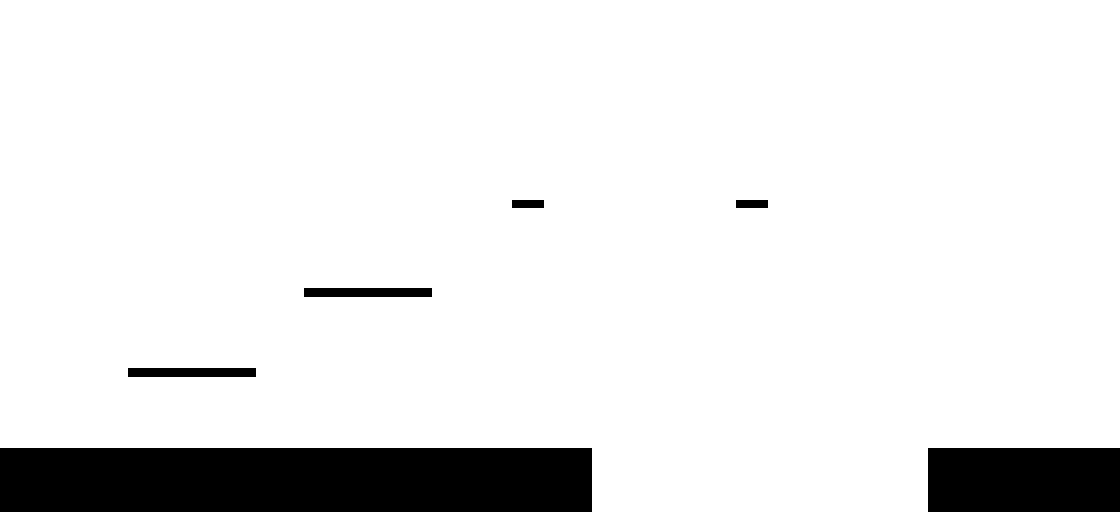

A level layout from a 2D game, rendered from its tile map. Below: a short description, then the map file with its tile-grid data intact:
An orthogonal 70x32 tile map with 16x16 px tiles, 1 tile layer (Tile Layer 1) and 10 objects (4x platform, 2x solid, 2x zombie, player, coin).

<map version="1.0" orientation="orthogonal" renderorder="right-down" width="70" height="32" tilewidth="16" tileheight="16" nextobjectid="30">
 <tileset firstgid="1" name="black_white_tileset" tilewidth="16" tileheight="16" tilecount="18" columns="6">
  <image source="black_white_tileset.png" width="96" height="48" />
 </tileset>
 <layer name="Tile Layer 1" width="70" height="32">
  <data encoding="csv">
11,11,11,11,11,11,11,11,11,11,11,11,11,11,11,11,11,11,11,11,11,11,11,11,11,11,11,11,11,11,11,11,11,11,11,11,11,11,11,11,11,11,11,11,11,11,11,11,11,11,11,11,11,11,11,11,11,11,11,11,11,11,11,11,11,11,11,11,11,11,
11,11,11,11,11,11,11,11,11,11,11,11,11,11,11,11,11,11,11,11,11,11,11,11,11,11,11,11,11,11,11,11,11,11,11,11,11,11,11,11,11,11,11,11,11,11,11,11,11,11,11,11,11,11,11,11,11,11,11,11,11,11,11,11,11,11,11,11,11,11,
11,11,11,11,11,11,11,11,11,11,11,11,11,11,11,11,11,11,11,11,11,11,11,11,11,11,11,11,11,11,11,11,11,11,11,11,11,11,11,11,11,11,11,11,11,11,11,11,11,11,11,11,11,11,11,11,11,11,11,11,11,11,11,11,11,11,11,11,11,11,
11,11,11,11,11,11,11,11,11,11,11,11,11,11,11,11,11,11,11,11,11,11,11,11,11,11,11,11,11,11,11,11,11,11,11,11,11,11,11,11,11,11,11,11,11,11,11,11,11,11,11,11,11,11,11,11,11,11,11,11,11,11,11,11,11,11,11,11,11,11,
11,11,11,11,11,11,11,11,11,11,11,11,11,11,11,11,11,11,11,11,11,11,11,11,11,11,11,11,11,11,11,11,11,11,11,11,11,11,11,11,11,11,11,11,11,11,11,11,11,11,11,11,11,11,11,11,11,11,11,11,11,11,11,11,11,11,11,11,11,11,
11,11,11,11,11,11,11,11,11,11,11,11,11,11,11,11,11,11,11,11,11,11,11,11,11,11,11,11,11,11,11,11,11,11,11,11,11,11,11,11,11,11,11,11,11,11,11,11,11,11,11,11,11,11,11,11,11,11,11,11,11,11,11,11,11,11,11,11,11,11,
11,11,11,11,11,11,11,11,11,11,11,11,11,11,11,11,11,11,11,11,11,11,11,11,11,11,11,11,11,11,11,11,11,11,11,11,11,11,11,11,11,11,11,11,11,11,11,11,11,11,11,11,11,11,11,11,11,11,11,11,11,11,11,11,11,11,11,11,11,11,
11,11,11,11,11,11,11,11,11,11,11,11,11,11,11,11,11,11,11,11,11,11,11,11,11,11,11,11,11,11,11,11,11,11,11,11,11,11,11,11,11,11,11,11,11,11,11,11,11,11,11,11,11,11,11,11,11,11,11,11,11,11,11,11,11,11,11,11,11,11,
11,11,11,11,11,11,11,11,11,11,11,11,11,11,11,11,11,11,11,11,11,11,11,11,11,11,11,11,11,11,11,11,11,11,11,11,11,11,11,11,11,11,11,11,11,11,11,11,11,11,11,11,11,11,11,11,11,11,11,11,11,11,11,11,11,11,11,11,11,11,
11,11,11,11,11,11,11,11,11,11,11,11,11,11,11,11,11,11,11,11,11,11,11,11,11,11,11,11,11,11,11,11,11,11,11,11,11,11,11,11,11,11,11,11,11,11,11,11,11,11,11,11,11,11,11,11,11,11,11,11,11,11,11,11,11,11,11,11,11,11,
11,11,11,11,11,11,11,11,11,11,11,11,11,11,11,11,11,11,11,11,11,11,11,11,11,11,11,11,11,11,11,11,11,11,11,11,11,11,11,11,11,11,11,11,11,11,11,11,11,11,11,11,11,11,11,11,11,11,11,11,11,11,11,11,11,11,11,11,11,11,
11,11,11,11,11,11,11,11,11,11,11,11,11,11,11,11,11,11,11,11,11,11,11,11,11,11,11,11,11,11,11,11,11,11,11,11,11,11,11,11,11,11,11,11,11,11,11,11,11,11,11,11,11,11,11,11,11,11,11,11,11,11,11,11,11,11,11,11,11,11,
11,11,11,11,11,11,11,11,11,11,11,11,11,11,11,11,11,11,11,11,11,11,11,11,11,11,11,11,11,11,11,11,2,2,11,11,11,11,11,11,11,11,11,11,11,11,2,2,11,11,11,11,11,11,11,11,11,11,11,11,11,11,11,11,11,11,11,11,11,11,
11,11,11,11,11,11,11,11,11,11,11,11,11,11,11,11,11,11,11,11,11,11,11,11,11,11,11,11,11,11,11,11,11,11,11,11,11,11,11,11,11,11,11,11,11,11,11,11,11,11,11,11,11,11,11,11,11,11,11,11,11,11,11,11,11,11,11,11,11,11,
11,11,11,11,11,11,11,11,11,11,11,11,11,11,11,11,11,11,11,11,11,11,11,11,11,11,11,11,11,11,11,11,11,11,11,11,11,11,11,11,11,11,11,11,11,11,11,11,11,11,11,11,11,11,11,11,11,11,11,11,11,11,11,11,11,11,11,11,11,11,
11,11,11,11,11,11,11,11,11,11,11,11,11,11,11,11,11,11,11,11,11,11,11,11,11,11,11,11,11,11,11,11,11,11,11,11,11,11,11,11,11,11,11,11,11,11,11,11,11,11,11,11,11,11,11,11,11,11,11,11,11,11,11,11,11,11,11,11,11,11,
11,11,11,11,11,11,11,11,11,11,11,11,11,11,11,11,11,11,11,11,11,11,11,11,11,11,11,11,11,11,11,11,11,11,11,11,11,11,11,11,11,11,11,11,11,11,11,11,11,11,11,11,11,11,11,11,11,11,11,11,11,11,11,11,11,11,11,11,11,11,
11,11,11,11,11,11,11,11,11,11,11,11,11,11,11,11,11,11,11,11,11,11,11,11,11,11,11,11,11,11,11,11,11,11,11,11,11,11,11,11,11,11,11,11,11,11,11,11,11,11,11,11,11,11,11,11,11,11,11,11,11,11,11,11,11,11,11,11,11,11,
11,11,11,11,11,11,11,11,11,11,11,11,11,11,11,11,11,11,11,14,14,14,14,14,14,14,14,11,11,11,11,11,11,11,11,11,11,11,11,11,11,11,11,11,11,11,11,11,11,11,11,11,11,11,11,11,11,11,11,11,11,11,11,11,11,11,11,11,11,11,
11,11,11,11,11,11,11,11,11,11,11,11,11,11,11,11,11,11,11,11,11,11,11,11,11,11,11,11,11,11,11,11,11,11,11,11,11,11,11,11,11,11,11,11,11,11,11,11,11,11,11,11,11,11,11,11,11,11,11,11,11,11,11,11,11,11,11,11,11,11,
11,11,11,11,11,11,11,11,11,11,11,11,11,11,11,11,11,11,11,11,11,11,11,11,11,11,11,11,11,11,11,11,11,11,11,11,11,11,11,11,11,11,11,11,11,11,11,11,11,11,11,11,11,11,11,11,11,11,11,11,11,11,11,11,11,11,11,11,11,11,
11,11,11,11,11,11,11,11,11,11,11,11,11,11,11,11,11,11,11,11,11,11,11,11,11,11,11,11,11,11,11,11,11,11,11,11,11,11,11,11,11,11,11,11,11,11,11,11,11,11,11,11,11,11,11,11,11,11,11,11,11,11,11,11,11,11,11,11,11,11,
11,11,11,11,11,11,11,11,11,11,11,11,11,11,11,11,11,11,11,11,11,11,11,11,11,11,11,11,11,11,11,11,11,11,11,11,11,11,11,11,11,11,11,11,11,11,11,11,11,11,11,11,11,11,11,11,11,11,11,11,11,11,11,11,11,11,11,11,11,11,
11,11,11,11,11,11,11,11,14,14,14,14,14,14,14,14,11,11,11,11,11,11,11,11,11,11,11,11,11,11,11,11,11,11,11,11,11,11,11,11,11,11,11,11,11,11,11,11,11,11,11,11,11,11,11,11,11,11,11,11,11,11,11,11,11,11,11,11,11,11,
11,11,11,11,11,11,11,11,11,11,11,11,11,11,11,11,11,11,11,11,11,11,11,11,11,11,11,11,11,11,11,11,11,11,11,11,11,11,11,11,11,11,11,11,11,11,11,11,11,11,11,11,11,11,11,11,11,11,11,11,11,11,11,11,11,11,11,11,11,11,
11,11,11,11,11,11,11,11,11,11,11,11,11,11,11,11,11,11,11,11,11,11,11,11,11,11,11,11,11,11,11,11,11,11,11,11,11,11,11,11,11,11,11,11,11,11,11,11,11,11,11,11,11,11,11,11,11,11,11,11,11,11,11,11,11,11,11,11,11,11,
11,11,11,11,11,11,11,11,11,11,11,11,11,11,11,11,11,11,11,11,11,11,11,11,11,11,11,11,11,11,11,11,11,11,11,11,11,11,11,11,11,11,11,11,11,11,11,11,11,11,11,11,11,11,11,11,11,11,11,11,11,11,11,11,11,11,11,11,11,11,
11,11,11,11,11,11,11,11,11,11,11,11,11,11,11,11,11,11,11,11,11,11,11,11,11,11,11,11,11,11,11,11,11,11,11,11,11,11,11,11,11,11,11,11,11,11,11,11,11,11,11,11,11,11,11,11,11,11,11,11,11,11,11,11,11,11,11,11,11,11,
8,8,8,8,8,8,8,8,8,8,8,8,8,8,8,8,8,8,8,8,8,8,8,8,8,8,8,8,8,8,8,8,8,8,8,8,8,11,11,11,11,11,11,11,11,11,11,11,11,11,11,11,11,11,11,11,11,11,8,8,8,8,8,8,8,8,8,8,8,8,
8,8,8,8,8,8,8,8,8,8,8,8,8,8,8,8,8,8,8,8,8,8,8,8,8,8,8,8,8,8,8,8,8,8,8,8,8,11,11,11,11,11,11,11,11,11,11,11,11,11,11,11,11,11,11,11,11,11,8,8,8,8,8,8,8,8,8,8,8,8,
8,8,8,8,8,8,8,8,8,8,8,8,8,8,8,8,8,8,8,8,8,8,8,8,8,8,8,8,8,8,8,8,8,8,8,8,8,11,11,11,11,11,11,11,11,11,11,11,11,11,11,11,11,11,11,11,11,11,8,8,8,8,8,8,8,8,8,8,8,8,
8,8,8,8,8,8,8,8,8,8,8,8,8,8,8,8,8,8,8,8,8,8,8,8,8,8,8,8,8,8,8,8,8,8,8,8,8,11,11,11,11,11,11,11,11,11,11,11,11,11,11,11,11,11,11,11,11,11,8,8,8,8,8,8,8,8,8,8,8,8
</data>
 </layer>
 <objectgroup name="collision_layer">
  <object id="1" name="solid" x="0" y="448" width="592" height="64" />
  <object id="9" name="platform" x="128" y="368" width="128" height="8" />
  <object id="11" name="solid" x="928" y="448" width="192" height="64" />
  <object id="14" name="platform" x="304" y="288" width="128" height="8" />
  <object id="17" name="platform" x="512" y="200" width="32" height="8" />
  <object id="18" name="platform" x="736" y="200" width="32" height="8" />
 </objectgroup>
 <objectgroup name="spawn_point_layer">
  <object id="5" name="player" x="16" y="384" width="16" height="16" />
  <object id="7" name="zombie" x="240" y="416" width="16" height="16" />
  <object id="20" name="zombie" x="512" y="144" width="16" height="16" />
  <object id="27" name="coin" x="352" y="240" width="16" height="16" />
 </objectgroup>
</map>
